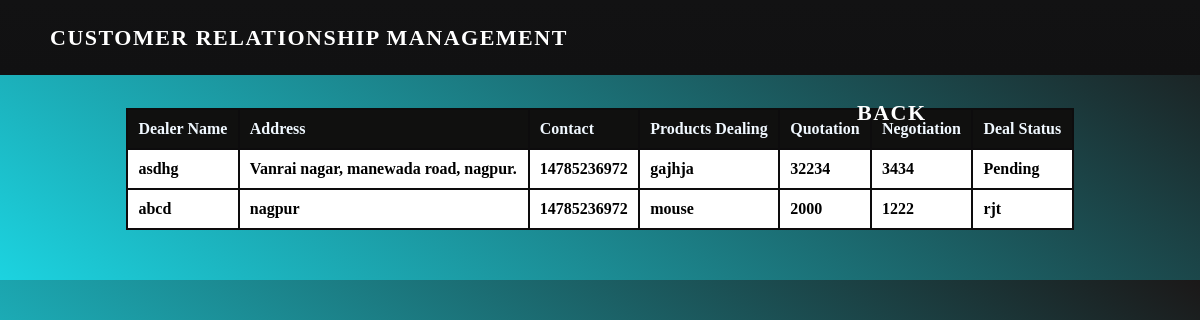
The page /deal_view/ on the database its author committed.
### CustomerData/models.py (models this page shows)
class Deals(models.Model):
    leads=models.ForeignKey(Leads,on_delete=models.CASCADE)
    dealer_Name=models.CharField(max_length=50)
    address=models.CharField(max_length=50)
    contact=models.IntegerField()
    products_Dealing=models.CharField(max_length=50)
    quotation=models.IntegerField()
    negotiation=models.IntegerField()
    deal_Status=models.CharField(max_length=10)
    class Meta:
        db_table="delas_master"

### CustomerData/views.py (the view)
# urls.py: path('deal_view/', views.deals_view, name='deal_view'),
def deals_view(request):
    data = Deals.objects.all()
    return render(request, 'deal_view.html', {'data': data})

### CustomerData/templates/deal_view.html (shortened to what this page needs)
<!DOCTYPE html>
<html lang="en">
<head>
</head>
<body>
    <nav>
        <div class="logo">
            <p>Customer Relationship Management <a href="/deals_Create/">Back</a></p>
        </div>
    </nav>
    <h1>Leads</h1>
    <table border="1">
        <thead>
            <tr>
                <th>Dealer Name</th>
                <th>Address</th>
                <th>Contact</th>
                <th>Products Dealing</th>
                <th>Quotation</th>
                <th>Negotiation</th>
                <th>Deal Status</th>
            </tr>
        </thead>
        <tbody>
            {% for item in data %}
                <tr>
                    <td>{{ item.dealer_Name }}</td>
                    <td>{{ item.address }}</td>
                    <td>{{ item.contact }}</td>
                    <td>{{ item.products_Dealing }}</td>
                    <td>{{ item.quotation }}</td>
                    <td>{{ item.negotiation }}</td>
                    <td>{{ item.deal_Status }}</td>
                </tr>
            {% endfor %}
        </tbody>
    </table>
</body>
</html>

### CustomerData/templates/deal_view.html (style rules this page uses)
* { font-weight: bold; }
body { background-image: linear-gradient(35deg, rgb(28, 211, 224), rgb(27, 24, 24)); }
nav { width: 100%; height: 75px; line-height: 75px; padding: 0 50px; position: fixed; background-image: linear-gradient(#121213, #111112); top: 0; left: 0; right: 0; display: flex; justify-content: space-between; z-index: 999; }
nav .logo p { font-size: 22px; font-weight: bold; color: white; text-transform: uppercase; letter-spacing: 1.5px; cursor: pointer; position: fixed; margin: 0; }
table { width: 80%; margin: 50px auto; border-collapse: collapse; }
th { background: rgb(16, 16, 15); color:aliceblue; }
tr { background: white; }
table, th, td { border: 2px solid rgb(13, 12, 13); }
th, td { padding: 10px; text-align: left; }
a { font-size: 22px; margin-left: 797px; text-transform: uppercase; padding: 0px 10px; color: white; text-decoration: none; }

### rows shown on the page
Deals: dealer_Name "asdhg", address "Vanrai nagar, manewada road, nagpur.", contact "14785236972", products_Dealing "gajhja", quotation "32234", negotiation "3434", deal_Status "Pending"
Deals: dealer_Name "abcd", address "nagpur", contact "14785236972", products_Dealing "mouse", quotation "2000", negotiation "1222", deal_Status "rjt"
